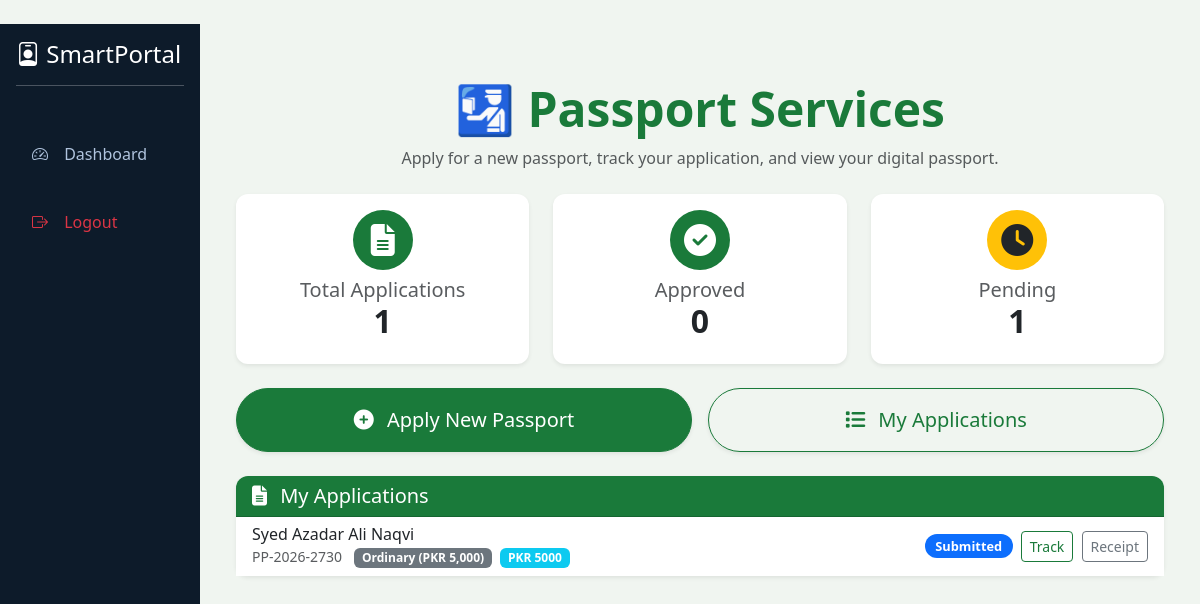
The page /passport/ (signed in) on the database its author committed.
### passport/models.py (models this page shows, shortened)
class PassportApplication(models.Model):
    application_id = models.CharField(max_length=20, unique=True, editable=False)
    application_date = models.DateTimeField(auto_now_add=True)
    CATEGORY_CHOICES = [
        ('NEW', 'New Passport'),
        ('RENEW', 'Renewal'),
        ('LOST', 'Lost'),
        ('DAMAGED', 'Damaged'),
    ]
    category = models.CharField(max_length=10, choices=CATEGORY_CHOICES, default='NEW')
    PROCESSING_CHOICES = [
        ('ORDINARY', 'Ordinary (PKR 5,000)'),
        ('URGENT', 'Urgent (PKR 10,000)'),
    ]
    processing_type = models.CharField(max_length=10, choices=PROCESSING_CHOICES, default='ORDINARY')
    PAGE_CHOICES = [
        (36, '36 Pages'),
        (72, '72 Pages (+PKR 2,000)'),
        (100, '100 Pages (+PKR 4,000)'),
    ]
    pages = models.IntegerField(choices=PAGE_CHOICES, default=36)
    full_name = models.CharField(max_length=200)
    first_name = models.CharField(max_length=100)
    last_name = models.CharField(max_length=100)
    gender = models.CharField(max_length=10, choices=[('M','Male'),('F','Female'),('O','Other')])
    date_of_birth = models.DateField()
    place_of_birth = models.CharField(max_length=100)
    nationality = models.CharField(max_length=50, default='Pakistani')
    religion = models.CharField(max_length=50, blank=True)
    marital_status = models.CharField(max_length=20, choices=[('S','Single'),('M','Married'),('D','Divorced'),('W','Widowed')])
    blood_group = models.CharField(max_length=5, blank=True)
    height = models.CharField(max_length=10, blank=True)
    eye_color = models.CharField(max_length=20, blank=True)
    identification_marks = models.TextField(blank=True)
    cnic = models.CharField(max_length=15, unique=True, validators=[RegexValidator(r'^\d{5}-\d{7}-\d$', 'Invalid CNIC format')])
    cnic_issue_date = models.DateField()
    cnic_expiry_date = models.DateField()
    family_registration_number = models.CharField(max_length=20, blank=True)
    b_form_number = models.CharField(max_length=20, blank=True)
    mobile = models.CharField(max_length=15)
    email = models.EmailField()
    emergency_contact_name = models.CharField(max_length=100)
    emergency_contact_number = models.CharField(max_length=15)
    emergency_relationship = models.CharField(max_length=50)
    highest_qualification = models.CharField(max_length=100, blank=True)
    institute_name = models.CharField(max_length=200, blank=True)
    passing_year = models.IntegerField(null=True, blank=True)
    employment_status = models.CharField(max_length=20, choices=[('EMP','Employed'),('UNEMP','Unemployed'),('STU','Student')], default='UNEMP')
    occupation = models.CharField(max_length=100, blank=True)
    organization = models.CharField(max_length=200, blank=True)
    monthly_income = models.CharField(max_length=50, blank=True)
    travel_purpose = models.CharField(max_length=50, choices=[('TOURISM','Tourism'),('STUDY','Study'),('WORK','Work'),('BUSINESS','Business'),('RELIGIOUS','Religious')], default='TOURISM')
    destination_country = models.CharField(max_length=100, blank=True)
    expected_travel_date = models.DateField(null=True, blank=True)
    previous_passport_number = models.CharField(max_length=20, blank=True)
    fee = models.IntegerField(default=5000)
    STATUS_CHOICES = [
        ('DRAFT', 'Draft'),
        ('SUBMITTED', 'Submitted'),
        ('UNDER_REVIEW', 'Under Review'),
        ('DOC_VERIFIED', 'Documents Verified'),
        ('BIO_VERIFIED', 'Biometric Verified'),
        ('APPROVED', 'Approved'),
        ('PRINTING', 'Printing'),
        ('DISPATCHED', 'Dispatched'),
        ('DELIVERED', 'Delivered'),
        ('REJECTED', 'Rejected'),
    ]
    status = models.CharField(max_length=20, choices=STATUS_CHOICES, default='DRAFT')
    passport_number = models.CharField(max_length=20, unique=True, blank=True, null=True)
    issue_date = models.DateField(null=True, blank=True)
    expiry_date = models.DateField(null=True, blank=True)
    tracking_number = models.CharField(max_length=20, unique=True, blank=True, null=True)
    qr_code = models.ImageField(upload_to='passport/qrcodes/', null=True, blank=True)
    user = models.ForeignKey(User, on_delete=models.CASCADE)
    created_at = models.DateTimeField(auto_now_add=True)
    updated_at = models.DateTimeField(auto_now=True)

### passport/views.py (the view)
# urls.py: path('', views.dashboard, name='dashboard'),
@login_required
def dashboard(request):
    applications = PassportApplication.objects.filter(user=request.user).order_by('-created_at')
    total = applications.count()
    approved = applications.filter(status='APPROVED').count()
    pending = applications.filter(status__in=['SUBMITTED','UNDER_REVIEW','DOC_VERIFIED','BIO_VERIFIED']).count()
    context = {
        'applications': applications,
        'total': total,
        'approved': approved,
        'pending': pending,
    }
    return render(request, 'passport/dashboard.html', context)

### passport/templates/passport/dashboard.html (shortened to what this page needs)
{% extends "base.html" %}
{% load static %}
{% block content %}
<div class="container mt-4">
    <div class="text-center mb-4">
        <h1 class="display-5 fw-bold text-success">🛂 Passport Services</h1>
        <p class="text-muted">Apply for a new passport, track your application, and view your digital passport.</p>
    </div>
    <div class="row g-4 mb-4">
        <div class="col-md-4">
            <div class="card border-0 shadow-sm h-100 text-center">
                <div class="card-body">
                    <div class="bg-success text-white rounded-circle d-inline-flex align-items-center justify-content-center mb-2" style="width:60px;height:60px;">
                        <i class="fas fa-file-alt fa-2x"></i>
                    </div>
                    <h5 class="text-muted mb-0">Total Applications</h5>
                    <h2 class="fw-bold">{{ total|default:"0" }}</h2>
                </div>
            </div>
        </div>
        <div class="col-md-4">
            <div class="card border-0 shadow-sm h-100 text-center">
                <div class="card-body">
                    <div class="bg-success text-white rounded-circle d-inline-flex align-items-center justify-content-center mb-2" style="width:60px;height:60px;">
                        <i class="fas fa-check-circle fa-2x"></i>
                    </div>
                    <h5 class="text-muted mb-0">Approved</h5>
                    <h2 class="fw-bold">{{ approved|default:"0" }}</h2>
                </div>
            </div>
        </div>
        <div class="col-md-4">
            <div class="card border-0 shadow-sm h-100 text-center">
                <div class="card-body">
                    <div class="bg-warning text-dark rounded-circle d-inline-flex align-items-center justify-content-center mb-2" style="width:60px;height:60px;">
                        <i class="fas fa-clock fa-2x"></i>
                    </div>
                    <h5 class="text-muted mb-0">Pending</h5>
                    <h2 class="fw-bold">{{ pending|default:"0" }}</h2>
                </div>
            </div>
        </div>
    </div>
    <div class="row g-3 mb-4">
        <div class="col-md-6">
            <a href="{% url 'passport_apply' %}" class="btn btn-success btn-lg w-100 py-3 rounded-pill shadow-sm">
                <i class="fas fa-plus-circle me-2"></i> Apply New Passport
            </a>
        </div>
        <div class="col-md-6">
            <a href="#applications" class="btn btn-outline-success btn-lg w-100 py-3 rounded-pill shadow-sm">
                <i class="fas fa-list me-2"></i> My Applications
            </a>
        </div>
    </div>
    <div id="applications" class="card border-0 shadow-sm">
        <div class="card-header bg-success text-white">
            <h5 class="mb-0"><i class="fas fa-file-alt me-2"></i> My Applications</h5>
        </div>
        <div class="card-body p-0">
            {% if applications %}
                <div class="list-group list-group-flush">
                    {% for app in applications %}
                        <div class="list-group-item d-flex flex-wrap justify-content-between align-items-center">
                            <div>
                                <h6 class="mb-0">{{ app.full_name }}</h6>
                                <small class="text-muted">{{ app.application_id }}</small>
                                <span class="badge bg-secondary ms-2">{{ app.get_processing_type_display }}</span>
                                <span class="badge bg-info ms-1">PKR {{ app.fee }}</span>
                            </div>
                            <div class="mt-2 mt-sm-0">
                                <span class="badge
                                    {% if app.status == 'APPROVED' %}bg-success
                                    {% elif app.status == 'REJECTED' %}bg-danger
                                    {% elif app.status == 'SUBMITTED' %}bg-primary
                                    {% else %}bg-secondary{% endif %}
                                    status-badge">
                                    {{ app.get_status_display }}
                                </span>
                                <a href="{% url 'passport_track' app.id %}" class="btn btn-sm btn-outline-success ms-1">Track</a>
                                <a href="{% url 'passport_receipt' app.id %}" class="btn btn-sm btn-outline-secondary ms-1">Receipt</a>
                            </div>
                        </div>
                    {% endfor %}
                </div>
            {% else %}
                <div class="p-4 text-center text-muted">
                    <i class="fas fa-inbox fa-3x d-block mb-2"></i>
                    <p>No applications yet.</p>
                    <a href="{% url 'passport_apply' %}" class="btn btn-success">Apply Now</a>
                </div>
            {% endif %}
        </div>
    </div>
</div>
{% endblock %}

### templates/base.html (style rules this page uses)
:root { --gov-green: #1a7a3a; --gov-dark: #0d4a1f; --gov-light: #e8f5e9; --gov-gold: #c5a059; }
body { background-color: #f0f5f0; font-family: 'Segoe UI', Tahoma, Geneva, Verdana, sans-serif; }
.card { border: none; border-radius: 0.75rem; box-shadow: 0 4px 12px rgba(0,0,0,0.05); }
.card-header { border-radius: 0.75rem 0.75rem 0 0 !important; }
.btn-success { background-color: var(--gov-green); border-color: var(--gov-green); }
.btn-outline-success { color: var(--gov-green); border-color: var(--gov-green); }
.bg-success { background-color: var(--gov-green) !important; }
.text-success { color: var(--gov-green) !important; }

### passport/templates/passport/dashboard.html (style rules this page uses)
.status-badge { font-size: 0.8rem; padding: 0.35rem 0.65rem; border-radius: 2rem; }
.btn-success { background-color: #1a7a3a; border-color: #1a7a3a; }
.btn-outline-success { color: #1a7a3a; border-color: #1a7a3a; }
.list-group-item { border-left: none; border-right: none; border-bottom: 1px solid rgba(0,0,0,0.05); }
.list-group-item:first-child { border-top: none; }

### rows shown on the page
PassportApplication: full_name "Syed Azadar Ali Naqvi", application_id "PP-2026-2730", processing_type "Ordinary (PKR 5,000)", fee "5000", status "Submitted"

### other values the page prints
{{ total|default:"0" }} "1"
{{ approved|default:"0" }} "0"
{{ pending|default:"0" }} "1"
